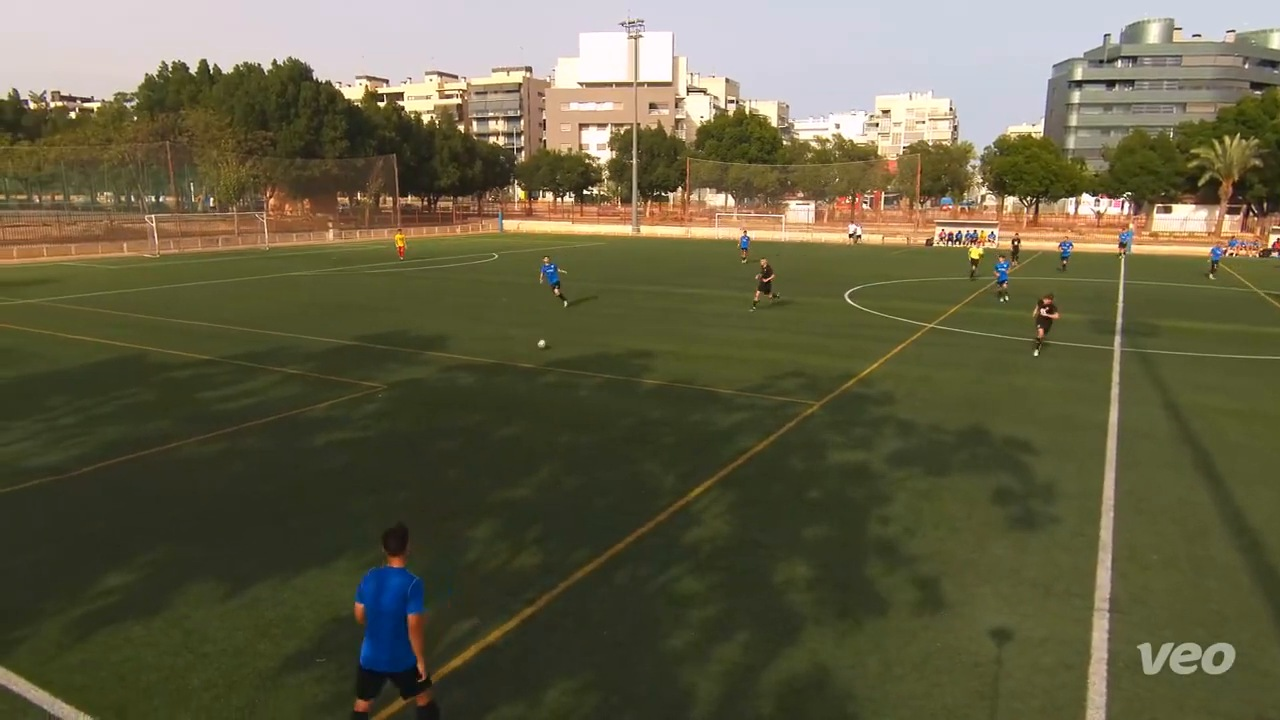
#> input picture media/assist-0180.jpg, 1280 x 720 px
$ python -i pitch.py   (imports and definitions only)
#> lines starting #> are read from the running program, lines starting #| are printed output that depends on the picture; after the words box and inside, x2 and y2 are one past the last pixel; in counts of white or black regions, pixels touching at a corner belong together
#> further down, picture is the input picture: shape (720, 1280, 3); mean B, G, R 69.1, 95.8, 99.8
"""Calibration for one fixed, rectilinear camera view."""
import cv2
import numpy as np


def line_segments(image):
    # Bright, low-saturation paint. The segment overlay is for human review.
    hsv = cv2.cvtColor(image, cv2.COLOR_BGR2HSV)
#> hsv: shape (720, 1280, 3); mean H, S, V 39.6, 103.1, 103
    mask = cv2.inRange(hsv, (0, 0, 150), (179, 85, 255))
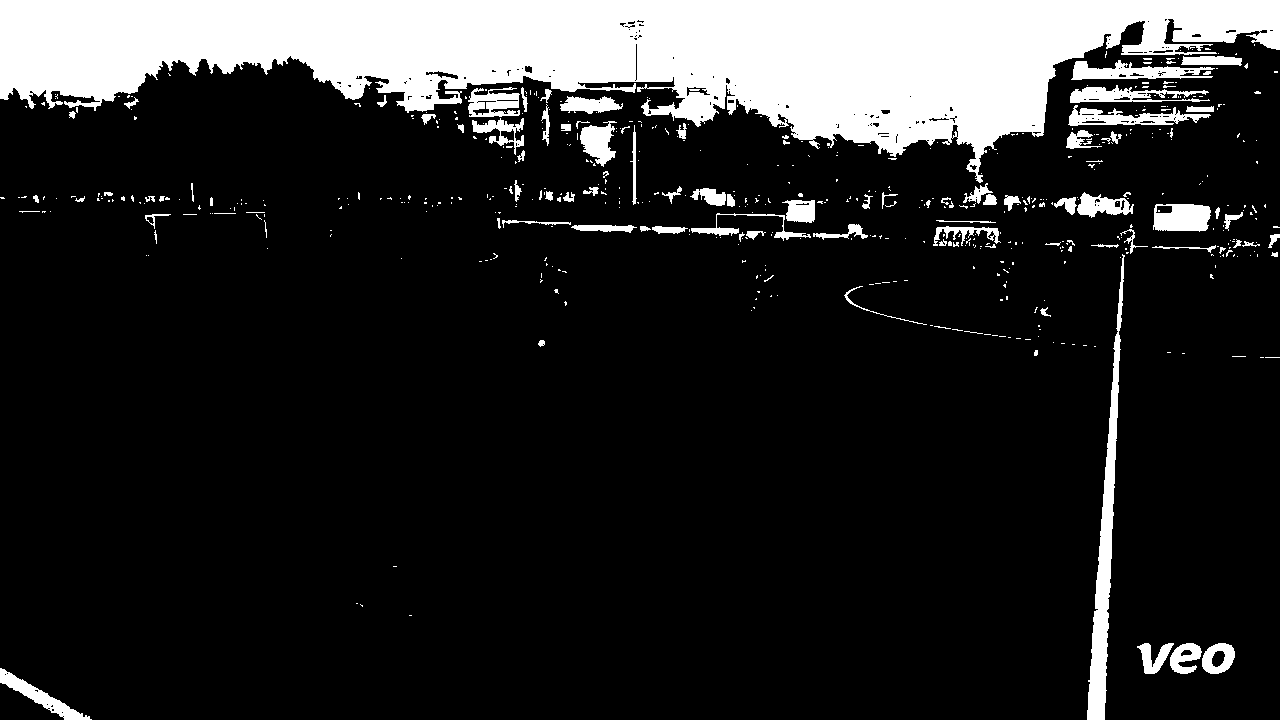
#> mask: shape (720, 1280); 15.8% white; 548 white regions (448 under 20 px), largest, box (x1, y1, x2, y2) and area: (0, 0, 1280, 183) 117562, (1087, 254, 1125, 720) 4758, (1071, 60, 1215, 80) 1505
    edges = cv2.Canny(mask, 50, 150)
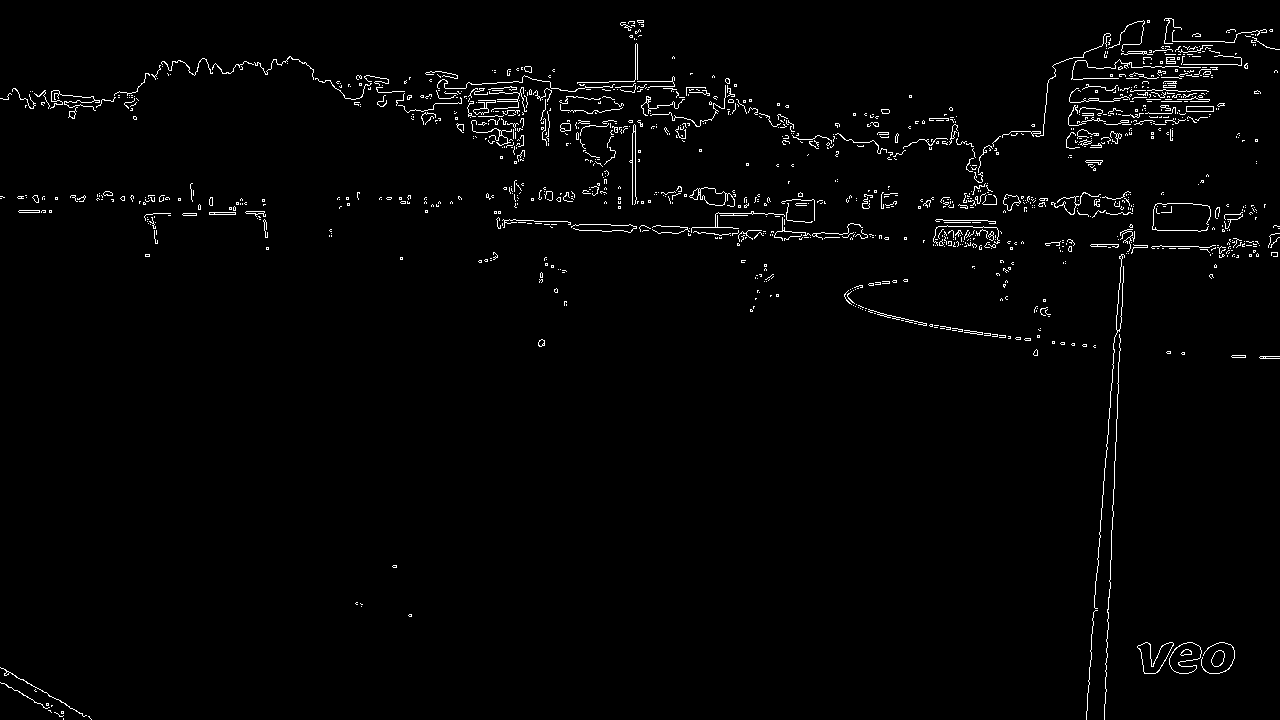
#> edges: shape (720, 1280); 1.8% white in thin lines or dots
    minimum = max(20, image.shape[1] // 22)
#> minimum = 58
    lines = cv2.HoughLinesP(edges, 1, np.pi / 180, threshold=minimum // 2,
                            minLineLength=minimum, maxLineGap=minimum // 5)
#> lines = 40 rows, first 6: [1106, 676, 1110, 560], [1102, 507, 1114, 337], [497, 222, 578, 225], [585, 87, 674, 86], [1091, 246, 1175, 248], [629, 224, 715, 227]
    return [] if lines is None else lines.reshape(-1, 4).tolist()


class Pitch:
    # [55 lines left out: functions __init__, project, locate, not called in this run]

>>> import cv2
>>> picture = cv2.imread('../media/assist-0180.jpg')
>>> result = line_segments(picture)
#> result = 40 items, first 6: [1106, 676, 1110, 560], [1102, 507, 1114, 337], [497, 222, 578, 225], [585, 87, 674, 86], [1091, 246, 1175, 248], [629, 224, 715, 227]
